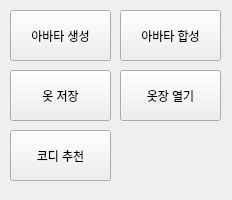
<?xml version="1.0" encoding="UTF-8"?>
<ui version="4.0">
 <class>Form</class>
 <widget class="QWidget" name="Form">
  <property name="geometry">
   <rect>
    <x>0</x>
    <y>0</y>
    <width>232</width>
    <height>200</height>
   </rect>
  </property>
  <property name="windowTitle">
   <string>Form</string>
  </property>
  <widget class="QPushButton" name="bt_2">
   <property name="geometry">
    <rect>
     <x>120</x>
     <y>10</y>
     <width>101</width>
     <height>51</height>
    </rect>
   </property>
   <property name="text">
    <string>아바타 합성</string>
   </property>
  </widget>
  <widget class="QPushButton" name="bt_1">
   <property name="geometry">
    <rect>
     <x>10</x>
     <y>10</y>
     <width>101</width>
     <height>51</height>
    </rect>
   </property>
   <property name="text">
    <string>아바타 생성</string>
   </property>
  </widget>
  <widget class="QPushButton" name="bt_4">
   <property name="geometry">
    <rect>
     <x>120</x>
     <y>70</y>
     <width>101</width>
     <height>51</height>
    </rect>
   </property>
   <property name="text">
    <string>옷장 열기</string>
   </property>
  </widget>
  <widget class="QPushButton" name="bt_3">
   <property name="geometry">
    <rect>
     <x>10</x>
     <y>70</y>
     <width>101</width>
     <height>51</height>
    </rect>
   </property>
   <property name="text">
    <string>옷 저장</string>
   </property>
  </widget>
  <widget class="QPushButton" name="bt_5">
   <property name="geometry">
    <rect>
     <x>10</x>
     <y>130</y>
     <width>101</width>
     <height>51</height>
    </rect>
   </property>
   <property name="text">
    <string>코디 추천</string>
   </property>
  </widget>
 </widget>
 <resources/>
 <connections/>
</ui>
